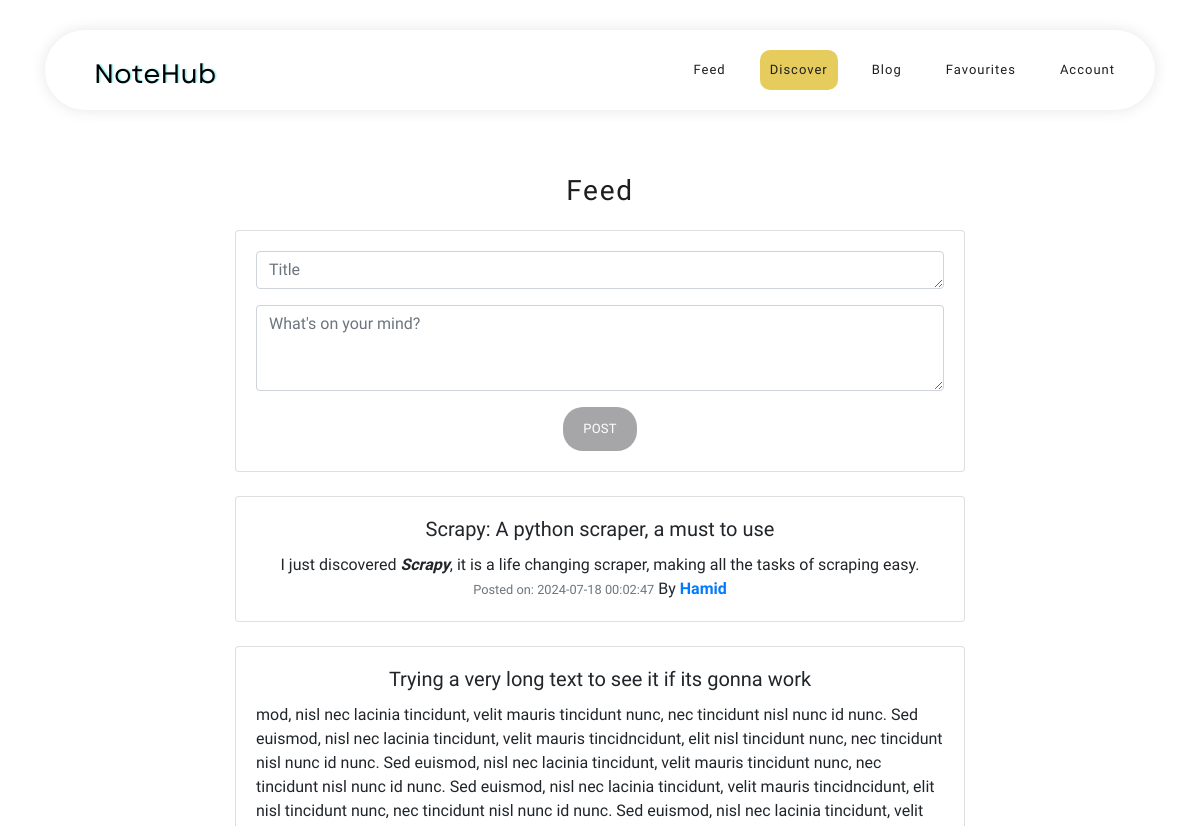
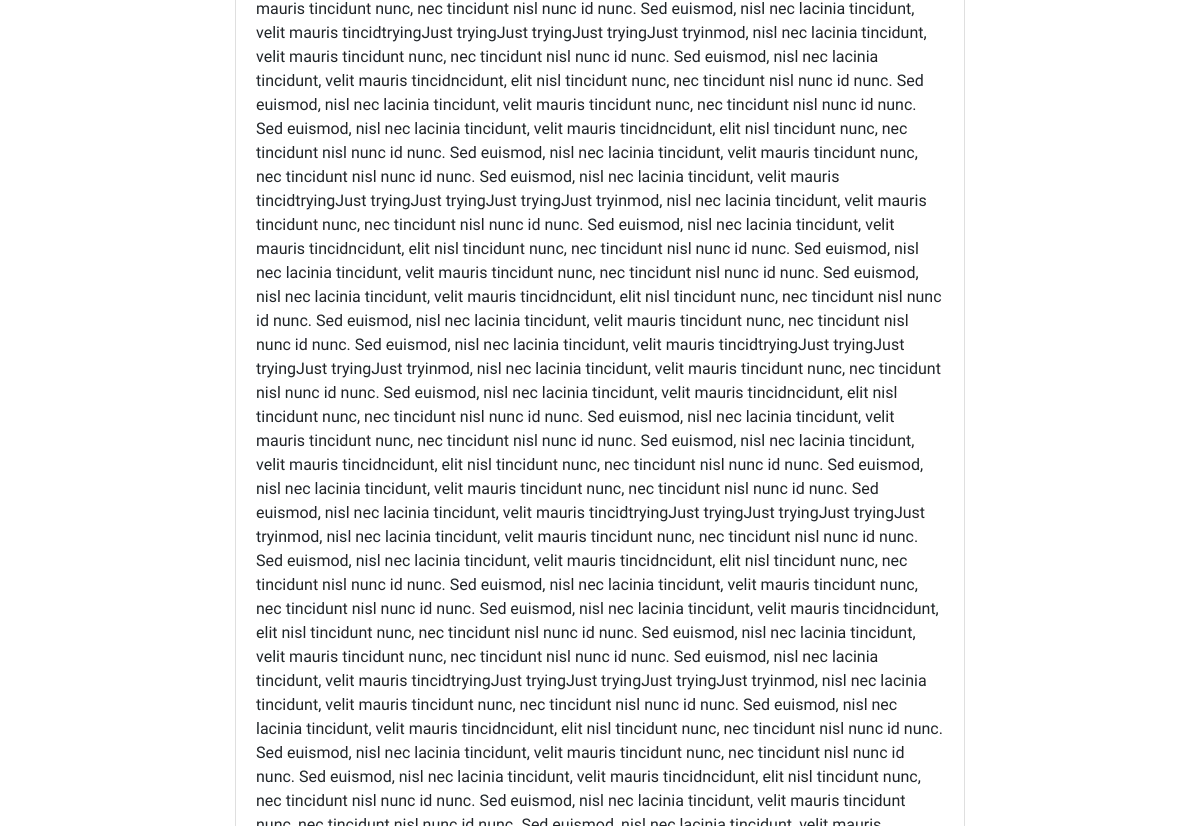
Page / (signed in, upper part) on the earlier database version (2 pictures, top to bottom).
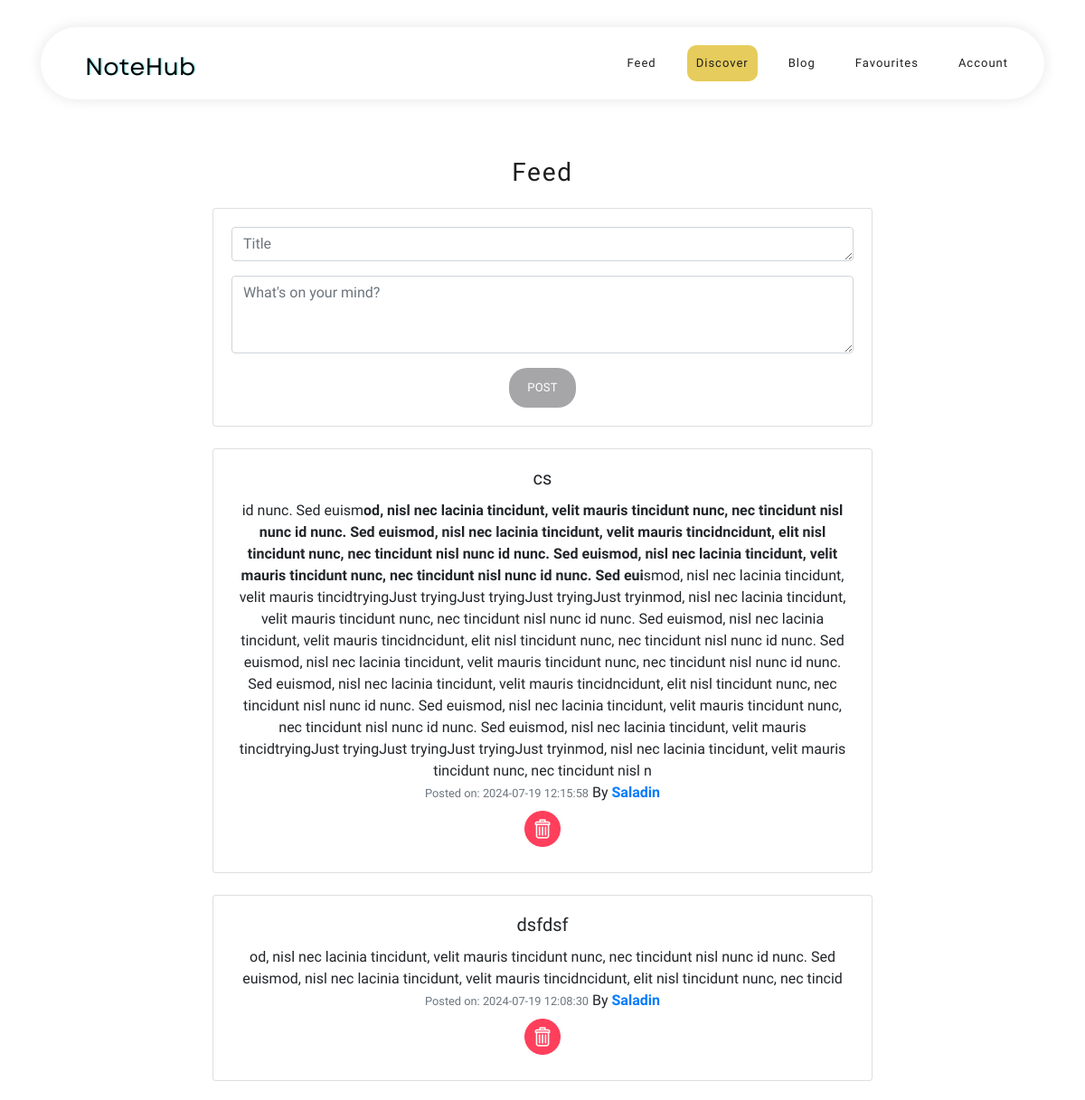
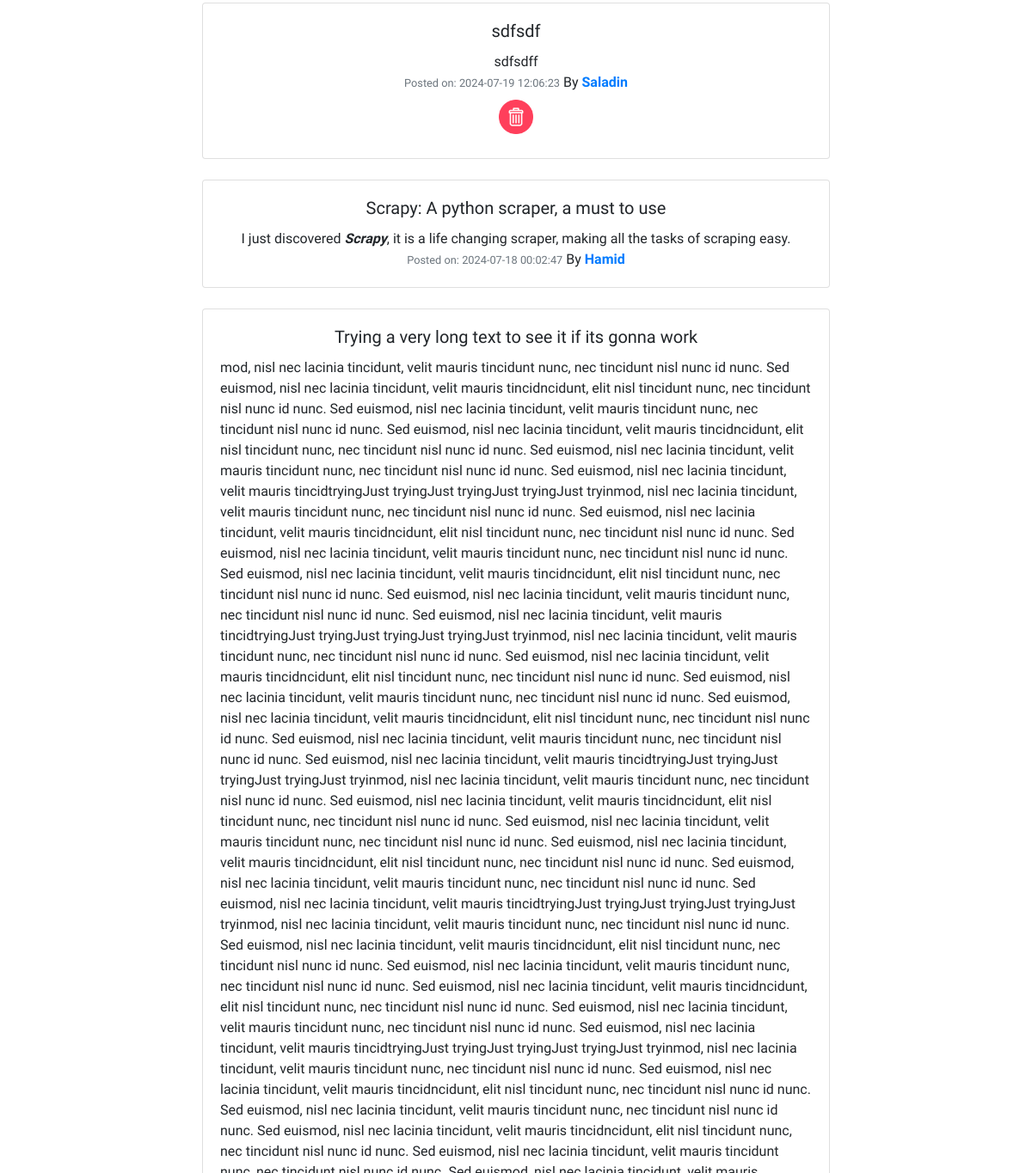
Same page on the later database version (2 pictures, top to bottom).
### tables this page shows
CREATE TABLE Posts (
  PostID INTEGER PRIMARY KEY AUTOINCREMENT,
  title TEXT NOT NULL,
  postText TEXT NOT NULL,
  UserID INTEGER NOT NULL,
  postDate DATETIME DEFAULT CURRENT_TIMESTAMP,
  FOREIGN KEY (UserID) REFERENCES USERS (ID)
    ON DELETE NO ACTION
    ON UPDATE NO ACTION
);

### app.py (the view)
@app.route("/", methods=["GET", "POST"])
def index():
    if session.get("user_id") is None:
        return render_template("index.html")
    else:
      if request.method == "POST":
        title = request.form.get("title")
        post_content = request.form.get("postContent")
        query = "INSERT INTO Posts (title, postText, userID) VALUES (?, ?, ?)"
        db.execute(query, title, post_content, session["user_id"])
        return redirect("/")
      query = "SELECT * FROM Posts ORDER BY postDate DESC"
      posts = db.execute(query)
      return render_template("feed.html", posts=posts)

### app.py (called while the page is built)
@app.after_request
def after_request(response):
    response.headers["Cache-Control"] = "no-cache, no-store, must-revalidate"
    response.headers["Expires"] = 0
    response.headers["Pragma"] = "no-cache"
    return response

@app.after_request
def set_secure_headers(response):
    response.headers['X-Content-Type-Options'] = 'nosniff'
    response.headers['X-Frame-Options'] = 'DENY'
    response.headers['X-XSS-Protection'] = '1; mode=block'
    return response

@app.template_filter('getUsername')
def getUsername(userID):
    return db.execute("SELECT * FROM Users WHERE ID = ?", userID)[0]["username"].capitalize()

### templates/feed.html (shortened to what this page needs)
{% extends "layout.html" %}
{% block main %}
<section class="section">
  <div class="container mt-4 ">
    <div class="row">
        <div class="col-lg-12">
          <div class="center-heading">
              <h2 class="section-title">Feed</h2>
          </div>
        </div>
        <div class="col-md-8 offset-md-2">
            <div class="card mb-4">
                <div class="card-body">
                    <form action="/" method="post">
                        <div class="form-group">
                          <textarea class="form-control" id="titleContent" rows="1" placeholder="Title" name="title"></textarea>
                        </div>
                        <div class="form-group">
                          <textarea id="editor" class="form-control" id="postContent" rows="3" placeholder="What's on your mind?" name="postContent"></textarea>
                        </div>
                        <button type="submit" class="main-button">Post</button>
                    </form>
                </div>
            </div>
            <div id="feed">
                {% for post in posts %}
                  <div class="card mb-4">
                    <div class="card-body">
                        <h5 class="card-title">{{  post.title }}</h5>
                        <p class="text-left text">{{ post.postText | safe }}</p>
                        <p class="card-text"><small class="text-muted">Posted on: {{ post.postDate }}</small> By <strong><a href="/{{ username }}">{{ post.UserID | getUsername }}</a></strong> </p>
                        {% if post.UserID == session["user_id"] %}
                          <form action="/deletePost" method="post">
                            <button class="rounded-button" type="submit">
                              <img src="/static/images/trash-bin.png" alt="Trash Icon">
                            </button>
                          </form>
                        {% endif %}
                    </div>
                  </div>
                {% endfor %}
            </div>
        </div>
    </div>
  </div>
</section>
{% endblock %}

### templates/layout.html (shortened to what this page needs)
<!DOCTYPE html>
<html lang="en" data-bs-theme="dark">
  <head>
    <link rel="stylesheet" type="text/css" href="../static/css/bootstrap.min.css">
    <link rel="stylesheet" type="text/css" href="../static/css/font-awesome.css">
    <link rel="stylesheet" href="../static/css/notehub.css">
    <link href="./../static/css/style.css" rel="stylesheet">
  </head>
  <body>
  <header class="header-area header-sticky">
    <div class="container">
        <div class="row">
            <div class="col-12">
                <nav class="main-nav">
                    <a href="{{ url_for('index') }}" class="logo">
                        <img src="../static/images/logo.png" alt="Softy Pinko"/>
                    </a>
                        {% if not session["user_id"] %}
                          <ul class="nav">
                            <li><a href="{{ url_for('index') }}">Home</a></li>
                            <li><a href="{{ url_for('blog') }}">Blog</a></li>
                            <li><a href="{{ url_for('login') }}">log in</a></li>
                          </ul>
                        {% else %}
                          <ul class="nav">
                            <li><a href="{{ url_for('index') }}">Feed</a></li>
                            <li><a href="{{ url_for('discover') }}" class="discover-bck">Discover</a></li>
                            <li><a href="{{ url_for('blog') }}">Blog</a></li>
                            <li><a href="{{ url_for('favourites') }}">Favourites</a></li>
                            <li><a href="{{ url_for('account') }}">Account</a></li>
                          </ul>
                        {% endif %}
                </nav>
            </div>
        </div>
    </div>
  </header>
  <main class="container-fluid py-5 text-center content">
    {% block main %}{% endblock %}
  </main>
</body>
</html>

### static/css/notehub.css (style rules this page uses)
html, body, div, span, applet, object, iframe, h1, h2, h3, h4, h5, h6, p, blockquote, div pre, a, abbr, acronym, address, big, cite, code, del, dfn, em, font, img, ins, kbd, q, s, samp, small, strike, strong, sub, sup, tt, var, b, u, i, center, dl, dt, dd, ol, ul, li, figure, header, nav, section, article, aside, footer, figcaption { margin: 0; padding: 0; border: 0; outline: 0; }
ul, li { padding: 0; margin: 0; list-style: none; }
header, nav, section, article, aside, footer, hgroup { display: block; }
* { box-sizing: border-box; }
html, body { font-family: "Raleway", sans-serif; font-weight: 400; background-color: #fff; font-size: 16px; -ms-text-size-adjust: 100%; -webkit-font-smoothing: antialiased; -moz-osx-font-smoothing: grayscale; height: 100%; }
body { display: flex; flex-direction: column; }
.content { flex: 1; }
a { text-decoration: none !important; }
h1, h2, h3, h4, h5, h6 { margin-top: 0px; margin-bottom: 0px; }
ul { margin-bottom: 0px; }
html, body { background: #fff; font-family: "Raleway", sans-serif; }
.section { position: relative; padding-top: 100px; padding-bottom: 80px; }
.center-heading { text-align: center; }
.center-heading .section-title { font-weight: 500; font-size: 28px; color: #1e1e1e; letter-spacing: 1.75px; line-height: 38px; margin-bottom: 20px; }
button.main-button { outline: none; border: none; cursor: pointer; font-size: 13px; border-radius: 20px; padding: 12px 20px; background-color: #a6a6a8; text-transform: uppercase; color: #fff; letter-spacing: 0.25px; -webkit-transition: all 0.3s ease 0s; -moz-transition: all 0.3s ease 0s; -o-transition: all 0.3s ease 0s; transition: all 0.3s ease 0s; }
.header-area { position: fixed; top: 30px; left: 0px; right: 0px; z-index: 100; height: 100px; -webkit-transition: all 0.3s ease 0s; -moz-transition: all 0.3s ease 0s; -o-transition: all 0.3s ease 0s; transition: all 0.3s ease 0s; }
.header-area .main-nav { box-shadow: 0px 0px 15px rgba(0,0,0,0.1); border-radius: 40px; min-height: 80px; background: #fff; }
.header-area .main-nav .logo { float: left; margin-top: 37px; -webkit-transition: all 0.3s ease 0s; -moz-transition: all 0.3s ease 0s; -o-transition: all 0.3s ease 0s; transition: all 0.3s ease 0s; margin-left: 30px; }
.header-area .main-nav .logo img { -webkit-transition: all 0.3s ease 0s; -moz-transition: all 0.3s ease 0s; -o-transition: all 0.3s ease 0s; transition: all 0.3s ease 0s; }
.header-area .main-nav .nav { float: right; margin-top: 27px; margin-left: 0px; margin-right: 30px; -webkit-transition: all 0.3s ease 0s; -moz-transition: all 0.3s ease 0s; -o-transition: all 0.3s ease 0s; transition: all 0.3s ease 0s; position: relative; z-index: 999; }
.header-area .main-nav .nav li { padding-left: 20px; padding-right: 20px; }
.header-area .main-nav .nav li:last-child { padding-right: 0px; }
.header-area .main-nav .nav li a { display: block; font-weight: 500; font-size: 13px; color: #fff; -webkit-transition: all 0.3s ease 0s; -moz-transition: all 0.3s ease 0s; -o-transition: all 0.3s ease 0s; transition: all 0.3s ease 0s; height: 40px; line-height: 40px; border: transparent; letter-spacing: 1px; }
.header-area.header-sticky { min-height: 80px; }
.header-area.header-sticky .logo { margin-top: 25px; }
.header-area.header-sticky .nav { margin-top: 20px !important; }
.header-area.header-sticky .nav li a { color: #1e1e1e; padding: 0 10px; }
@media (max-width: 1200px) { .header-area .main-nav .nav li { padding-left: 12px; padding-right: 12px; } }
@media (max-width: 1200px) { .header-area .main-nav:before { display: none; } }
@media (min-width: 992px) { .header-area .main-nav .nav { display: flex !important; } }

### static/css/style.css (style rules this page uses)
.discover-bck { background-color: #e6cc5c; border-radius: 10px; }
.rounded-button { display: inline-block; border: none; cursor: pointer; background-color: transparent; border-radius: 50%; padding: 0.5em; }
.rounded-button img { width: 40px; height: 40px; vertical-align: middle; }

Differences in the rows shown:
added Posts: title "cs", postText "id nunc. Sed euism od, nisl nec lacinia tincidunt, velit mauris tincidunt nunc, nec tincidunt nisl nunc id nunc. Sed euismod, nisl nec lacinia tincidunt, velit mauris tincidncidunt, elit nisl tincidunt nunc, nec tincidunt nisl nunc id nunc. Sed euismod, nisl nec lacinia tincidunt, velit mauris tincidunt nunc, nec tincidunt nisl nunc id nunc. Sed eui smod, nisl nec lacinia tincidunt, velit mauris tincidtryingJust tryingJust tryingJust tryingJust tryinmod, nisl nec lacinia tincidunt, velit mauris tincidunt nunc, nec tincidunt nisl nunc id nunc. Sed euismod, nisl nec lacinia tincidunt, velit mauris tincidncidunt, elit nisl tincidunt nunc, nec tincidunt nisl nunc id nunc. Sed euismod, nisl nec…", postDate "2024-07-19 12:15:58", UserID|getUsername "Saladin"
added Posts: title "dsfdsf", postText "od, nisl nec lacinia tincidunt, velit mauris tincidunt nunc, nec tincidunt nisl nunc id nunc. Sed euismod, nisl nec lacinia tincidunt, velit mauris tincidncidunt, elit nisl tincidunt nunc, nec tincid", postDate "2024-07-19 12:08:30", UserID|getUsername "Saladin"
added Posts: title "sdfsdf", postText "sdfsdff", postDate "2024-07-19 12:06:23", UserID|getUsername "Saladin"
